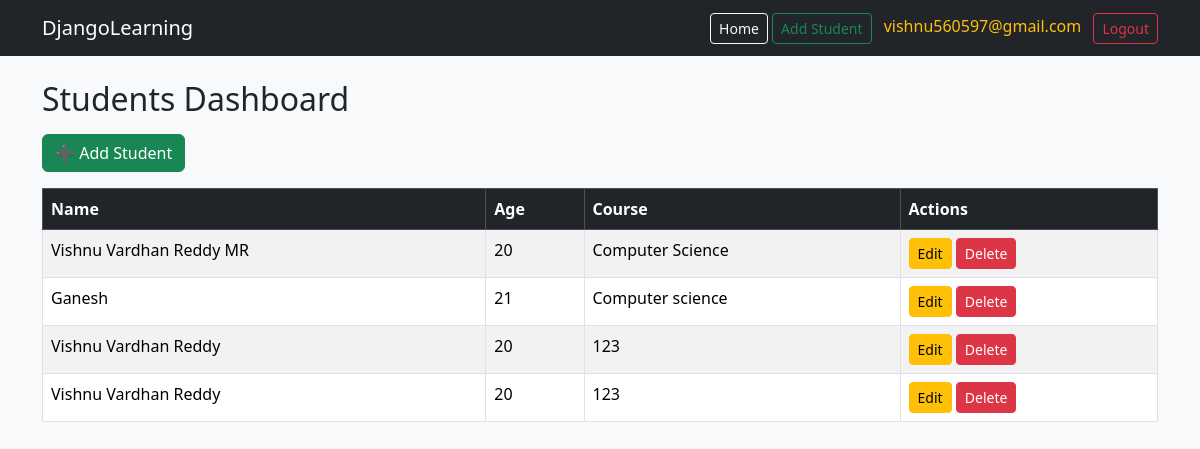
The page / (signed in) on the database its author committed.
### mainapp/models.py (models this page shows, shortened)
class Student(models.Model):
    user = models.ForeignKey(User, on_delete=models.CASCADE)
    name = models.CharField(max_length=100)
    age = models.IntegerField()
    course = models.CharField(max_length=100)

### mainapp/views.py (the view)
# urls.py: path('', views.student_list),
@login_required(login_url='/login/')
def student_list(request):
    students = Student.objects.filter(user=request.user)
    return render(request, 'mainapp/student_list.html', {
        'students': students
    })

### mainapp/templates/mainapp/student_list.html
{% extends 'mainapp/base.html' %}
{% block content %}
<h2 class="mb-3">Students Dashboard</h2>
<a href="/add/" class="btn btn-success mb-3">➕ Add Student</a>
{% if students %}
<table class="table table-bordered table-striped">
    <thead class="table-dark">
        <tr>
            <th>Name</th>
            <th>Age</th>
            <th>Course</th>
            <th>Actions</th>
        </tr>
    </thead>
    <tbody>
    {% for student in students %}
        <tr>
            <td>{{ student.name }}</td>
            <td>{{ student.age }}</td>
            <td>{{ student.course }}</td>
            <td>
                <a href="/edit/{{ student.id }}/" class="btn btn-warning btn-sm">Edit</a>
                <a href="/delete/{{ student.id }}/" class="btn btn-danger btn-sm">Delete</a>
            </td>
        </tr>
    {% endfor %}
    </tbody>
</table>
{% else %}
<div class="alert alert-info">
    👋 Welcome! No students found.<br>
    Click <b>Add Student</b> to get started.
</div>
{% endif %}
{% endblock %}

### mainapp/templates/mainapp/base.html (shortened to what this page needs)
<!DOCTYPE html>
<html>
<head>
    <link
      href="https://cdn.jsdelivr.net/npm/bootstrap@5.3.2/dist/css/bootstrap.min.css"
      rel="stylesheet"
    >
</head>
<body class="bg-light">
<nav class="navbar navbar-dark bg-dark mb-4">
  <div class="container">
    <a class="navbar-brand" href="/">DjangoLearning</a>
    {% if user.is_authenticated %}
      <div>
        <a href="/" class="btn btn-outline-light btn-sm">Home</a>
        <a href="/add/" class="btn btn-outline-success btn-sm">Add Student</a>
        <span class="text-warning mx-2">{{ user.username }}</span>
        <a href="/logout/" class="btn btn-outline-danger btn-sm">Logout</a>
      </div>
    {% endif %}
  </div>
</nav>
<div class="container">
    {% block content %}
    {% endblock %}
</div>
</body>
</html>

### rows shown on the page
Student: name "Vishnu Vardhan Reddy MR", age "20", course "Computer Science"
Student: name "Ganesh", age "21", course "Computer science"
Student: name "Vishnu Vardhan Reddy", age "20", course "123"
Student: name "Vishnu Vardhan Reddy", age "20", course "123"

### other values the page prints
{{ user.username }} "vishnu560597@gmail.com"
